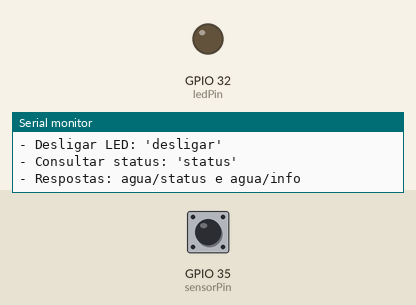
Recording of a sketch running on a simulated ESP32. Parts: output pins drawn as LEDs (lit = HIGH), the last lines printed to the serial monitor. Dashed ring = blinking. Inputs (shaded band) come from the test bench; at power-on: GPIO 35 (sensorPin) HIGH. WiFi joins after 1.5 s; servers stay silent unless stated; random numbers use the default seed unless the sketch sets one; no MQTT or app messages arrive unless stated.

Above: at 2.7 s.
2.8 s: GPIO 35 (sensorPin) driven LOW
At 3.8 s:
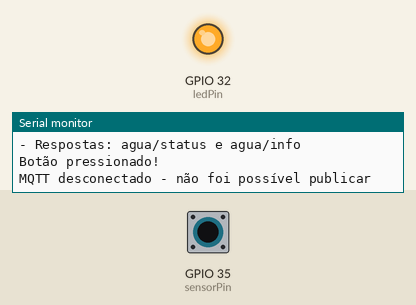
9.5 s: GPIO 35 (sensorPin) pulsed HIGH 5 times (0.12 s each, 0.3 s apart)
At 10.1 s:
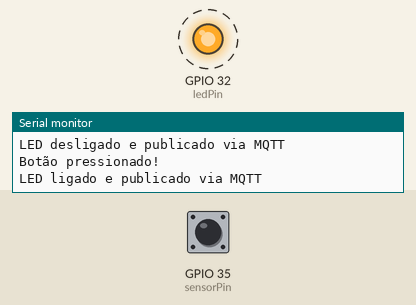
Timing chart, 0 to 12.5 s (numbered marks = the images above; inputs shaded):
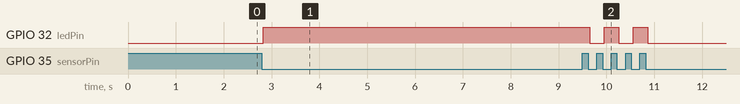

Measured:
- after the input at 2.8 s, GPIO 32 (ledPin): LOW → HIGH at once
- after the input at 9.5 s, GPIO 32 (ledPin): alternates HIGH for 0.30 s and LOW for 0.30 s, 5 changes in all, then stays LOW, starting after 0.15 s

The sketch:

sicca.ino
```cpp
#include <WiFi.h>
#include <PubSubClient.h>

const char* ssid = "Wokwi-GUEST";
const char* password = "";
const char* mqtt_server = "broker.hivemq.com";

WiFiClient espClient;
PubSubClient client(espClient);

const int sensorPin = 35;  // Botão/sensor
const int ledPin = 32;     // LED

bool estadoAnterior = HIGH;
unsigned long ultimaLeitura = 0;
unsigned long ultimoReconnect = 0;

void setup_wifi() {
  delay(10);
  Serial.println();
  Serial.print("Conectando ao WiFi: ");
  Serial.println(ssid);

  WiFi.begin(ssid, password);

  int tentativas = 0;
  while (WiFi.status() != WL_CONNECTED && tentativas < 20) {
    delay(500);
    Serial.print(".");
    tentativas++;
  }

  if (WiFi.status() == WL_CONNECTED) {
    Serial.println("");
    Serial.println("WiFi conectado!");
    Serial.print("IP: ");
    Serial.println(WiFi.localIP());
  } else {
    Serial.println("");
    Serial.println("Falha na conexão WiFi!");
  }
}

void callback(char* topic, byte* payload, unsigned int length) {
  Serial.print("Mensagem recebida no tópico [");
  Serial.print(topic);
  Serial.print("]: ");

  String msg = "";
  for (int i = 0; i < length; i++) {
    msg += (char)payload[i];
  }
  Serial.println(msg);

  // Remove espaços em branco e quebras de linha
  msg.trim();

  // Verifica se é JSON e extrai o valor
  if (msg.startsWith("{") && msg.endsWith("}")) {
    // É um JSON, procura pelo valor da chave "msg"
    int startPos = msg.indexOf("\"msg\":");
    if (startPos != -1) {
      startPos = msg.indexOf("\"", startPos + 6); // Procura a primeira aspas após "msg":
      int endPos = msg.indexOf("\"", startPos + 1); // Procura a aspas de fechamento
      if (startPos != -1 && endPos != -1) {
        msg = msg.substring(startPos + 1, endPos);
        Serial.print("Comando extraído do JSON: ");
        Serial.println(msg);
      }
    }
  }

  // Controla o LED baseado na mensagem recebida
  if (msg == "ligar" || msg == "LIGAR") {
    digitalWrite(ledPin, HIGH);
    Serial.println("LED ligado via MQTT");
    // Confirma o estado
    client.publish("agua/status", "LED_LIGADO");
  }
  else if (msg == "desligar" || msg == "DESLIGAR") {
    digitalWrite(ledPin, LOW);
    Serial.println("LED desligado via MQTT");
    // Confirma o estado
    client.publish("agua/status", "LED_DESLIGADO");
  }
  else if (msg == "status" || msg == "STATUS") {
    // Comando para consultar status atual
    Serial.println("Solicitação de status recebida");
    if (digitalRead(ledPin) == HIGH) {
      client.publish("agua/status", "LED_LIGADO");
      Serial.println("Status enviado: LED_LIGADO");
    } else {
      client.publish("agua/status", "LED_DESLIGADO");
      Serial.println("Status enviado: LED_DESLIGADO");
    }

    // Envia informações adicionais
    String statusCompleto = "LED: ";
    statusCompleto += (digitalRead(ledPin) == HIGH) ? "LIGADO" : "DESLIGADO";
    statusCompleto += ", WiFi: CONECTADO, MQTT: CONECTADO";
    client.publish("agua/info", statusCompleto.c_str());
  }
  else {
    Serial.println("Comando não reconhecido: " + msg);
    // Lista comandos disponíveis
    client.publish("agua/status", "COMANDO_INVALIDO");
    client.publish("agua/info", "Comandos: ligar, desligar, status");
  }
}

void reconnect() {
  // Tenta reconectar apenas a cada 5 segundos
  if (millis() - ultimoReconnect > 5000) {
    ultimoReconnect = millis();

    if (WiFi.status() != WL_CONNECTED) {
      Serial.println("WiFi desconectado, reconectando...");
      setup_wifi();
      return;
    }

    Serial.print("Tentando conexão MQTT...");

    // Cria um ID único para o cliente
    String clientId = "ESP8266Water-";
    clientId += String(random(0xffff), HEX);

    if (client.connect(clientId.c_str())) {
      Serial.println(" conectado!");

      // Subscreve ao tópico de controle
      client.subscribe("agua/controle");
      Serial.println("Subscrito ao tópico: agua/controle");

      // Publica status de conexão
      client.publish("agua/status", "CONECTADO");

      // Envia estado atual do LED
      if (digitalRead(ledPin) == HIGH) {
        client.publish("agua/status", "LED_LIGADO");
      } else {
        client.publish("agua/status", "LED_DESLIGADO");
      }

    } else {
      Serial.print(" falhou, rc=");
      Serial.print(client.state());
      Serial.println(" tentando novamente em 5 segundos");
    }
  }
}

void setup() {
  Serial.begin(115200);
  Serial.println();
  Serial.println("=== Monitor de Água ESP8266 ===");

  // Configura os pinos
  pinMode(sensorPin, INPUT_PULLUP);
  pinMode(ledPin, OUTPUT);
  digitalWrite(ledPin, LOW);

  // Conecta ao WiFi
  setup_wifi();

  // Configura MQTT
  client.setServer(mqtt_server, 1883);
  client.setCallback(callback);

  // Seed para números aleatórios
  randomSeed(micros());

  Serial.println("Setup concluído!");
  Serial.println("Comandos MQTT:");
  Serial.println("- Tópico: agua/controle");
  Serial.println("- Ligar LED: 'ligar'");
  Serial.println("- Desligar LED: 'desligar'");
  Serial.println("- Consultar status: 'status'");
  Serial.println("- Respostas: agua/status e agua/info");
}

void loop() {
  // Verifica conexão MQTT
  if (!client.connected()) {
    reconnect();
  } else {
    client.loop();
  }

  // Lê o estado atual do botão/sensor
  bool estadoAtual = digitalRead(sensorPin);

  // Detecta quando o botão é pressionado (transição HIGH -> LOW)
  if (estadoAnterior == HIGH && estadoAtual == LOW) {
    // Debounce - evita leituras múltiplas
    if (millis() - ultimaLeitura > 200) {
      Serial.println("Botão pressionado!");

      // Alterna o estado do LED
      bool ledAtual = digitalRead(ledPin);
      digitalWrite(ledPin, !ledAtual);

      // Publica o novo estado via MQTT
      if (client.connected()) {
        if (!ledAtual) { // LED foi ligado
          client.publish("agua/monitoramento", "BOTAO_PRESSIONADO_LED_LIGADO");
          client.publish("agua/status", "LED_LIGADO");
          Serial.println("LED ligado e publicado via MQTT");
        } else { // LED foi desligado
          client.publish("agua/monitoramento", "BOTAO_PRESSIONADO_LED_DESLIGADO");
          client.publish("agua/status", "LED_DESLIGADO");
          Serial.println("LED desligado e publicado via MQTT");
        }
      } else {
        Serial.println("MQTT desconectado - não foi possível publicar");
      }

      ultimaLeitura = millis();
    }
  }

  estadoAnterior = estadoAtual;

  // Status de conexão a cada 30 segundos
  static unsigned long ultimoStatus = 0;
  if (millis() - ultimoStatus > 30000) {
    ultimoStatus = millis();
    if (client.connected()) {
      client.publish("agua/heartbeat", "ONLINE");
      Serial.println("Heartbeat enviado");
    }
  }

  delay(50); // Pequeno delay para estabilidade
}
```
